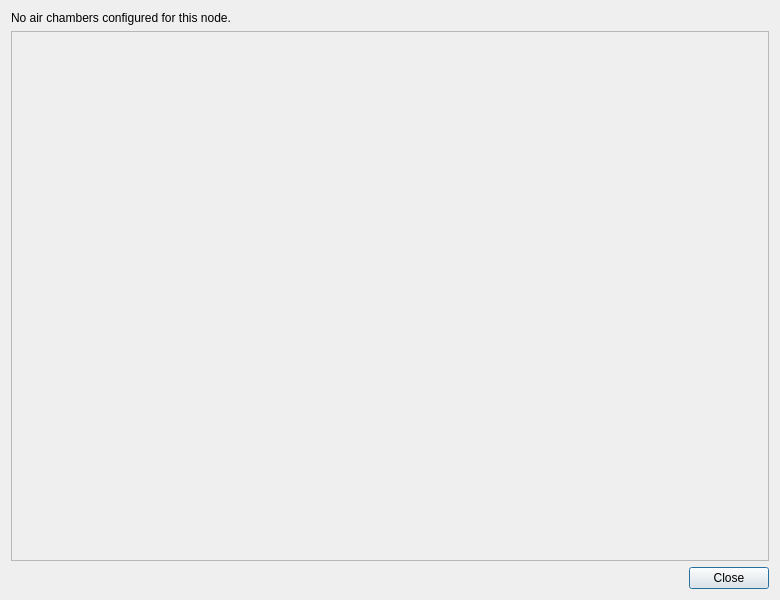
<?xml version="1.0" encoding="UTF-8"?>
<ui version="4.0">
 <class>TestActuatorsDialog</class>
 <widget class="QDialog" name="TestActuatorsDialog">
  <property name="geometry">
   <rect><x>0</x><y>0</y><width>780</width><height>600</height></rect>
  </property>
  <property name="windowTitle"><string>Test Actuators</string></property>
  <property name="minimumSize">
   <size><width>560</width><height>360</height></size>
  </property>
  <layout class="QVBoxLayout" name="verticalLayout">
   <item>
    <widget class="QLabel" name="no_chambers_label">
     <property name="text"><string>No air chambers configured for this node.</string></property>
     <property name="visible"><bool>false</bool></property>
    </widget>
   </item>
   <item>
    <widget class="QScrollArea" name="chambers_scroll">
     <property name="whatsThis"><string>One row per chamber. Use the inflate/deflate controls to drive each chamber by hand and confirm the wiring matches the layout. Keep hands clear of the actuators.</string></property>
     <property name="widgetResizable"><bool>true</bool></property>
     <property name="visible"><bool>false</bool></property>
     <widget class="QWidget" name="chambers_content">
      <layout class="QVBoxLayout" name="chambers_vbox"/>
     </widget>
    </widget>
   </item>
   <item>
    <layout class="QHBoxLayout" name="close_row">
     <item>
      <spacer name="close_spacer">
       <property name="orientation"><enum>Qt::Horizontal</enum></property>
       <property name="sizeHint" stdset="0"><size><width>40</width><height>20</height></size></property>
      </spacer>
     </item>
     <item>
      <widget class="QPushButton" name="close_btn">
       <property name="text"><string>Close</string></property>
      </widget>
     </item>
    </layout>
   </item>
  </layout>
 </widget>
 <resources/>
 <connections/>
</ui>
